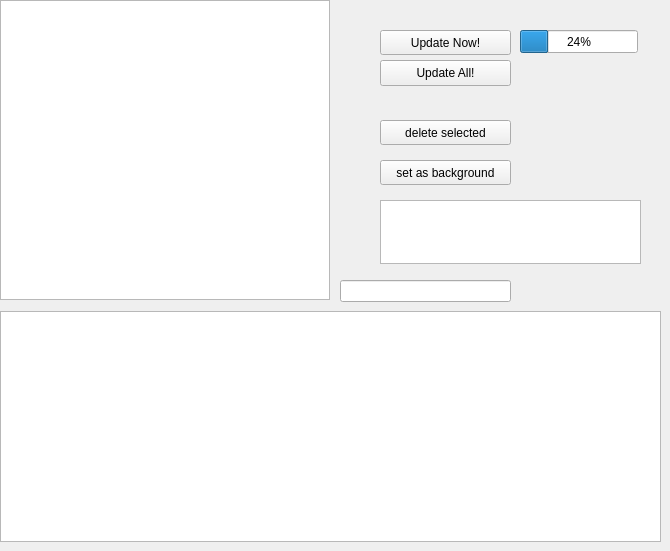
    <widget class="QWidget" name="tab" >
     <attribute name="title" >
      <string>Main</string>
     </attribute>
     <widget class="QProgressBar" name="progressBar" >
      <property name="geometry" >
       <rect>
        <x>520</x>
        <y>30</y>
        <width>118</width>
        <height>23</height>
       </rect>
      </property>
      <property name="value" >
       <number>24</number>
      </property>
     </widget>
     <widget class="QPushButton" name="pbDeleteSelected" >
      <property name="geometry" >
       <rect>
        <x>380</x>
        <y>120</y>
        <width>131</width>
        <height>25</height>
       </rect>
      </property>
      <property name="text" >
       <string>delete selected</string>
      </property>
     </widget>
     <widget class="QLineEdit" name="imageName" >
      <property name="geometry" >
       <rect>
        <x>340</x>
        <y>280</y>
        <width>171</width>
        <height>22</height>
       </rect>
      </property>
     </widget>
     <widget class="QPushButton" name="updateNow" >
      <property name="geometry" >
       <rect>
        <x>380</x>
        <y>30</y>
        <width>131</width>
        <height>25</height>
       </rect>
      </property>
      <property name="text" >
       <string>Update Now!</string>
      </property>
     </widget>
     <widget class="QPushButton" name="updateAll" >
      <property name="geometry" >
       <rect>
        <x>380</x>
        <y>60</y>
        <width>131</width>
        <height>26</height>
       </rect>
      </property>
      <property name="text" >
       <string>Update All!</string>
      </property>
     </widget>
     <widget class="QPushButton" name="pbSetBackground" >
      <property name="geometry" >
       <rect>
        <x>380</x>
        <y>160</y>
        <width>131</width>
        <height>25</height>
       </rect>
      </property>
      <property name="text" >
       <string>set as background</string>
      </property>
     </widget>
     <widget class="QTextBrowser" name="textBrowser" >
      <property name="geometry" >
       <rect>
        <x>0</x>
        <y>311</y>
        <width>661</width>
        <height>231</height>
       </rect>
      </property>
     </widget>
     <widget class="QTextEdit" name="logText" >
      <property name="geometry" >
       <rect>
        <x>380</x>
        <y>200</y>
        <width>261</width>
        <height>64</height>
       </rect>
      </property>
     </widget>
     <widget class="QListView" name="listView" >
      <property name="geometry" >
       <rect>
        <x>0</x>
        <y>0</y>
        <width>330</width>
        <height>300</height>
       </rect>
      </property>
      <property name="selectionMode" >
       <enum>QAbstractItemView::ExtendedSelection</enum>
      </property>
      <property name="flow" >
       <enum>QListView::LeftToRight</enum>
      </property>
      <property name="viewMode" >
       <enum>QListView::IconMode</enum>
      </property>
     </widget>
    </widget>
